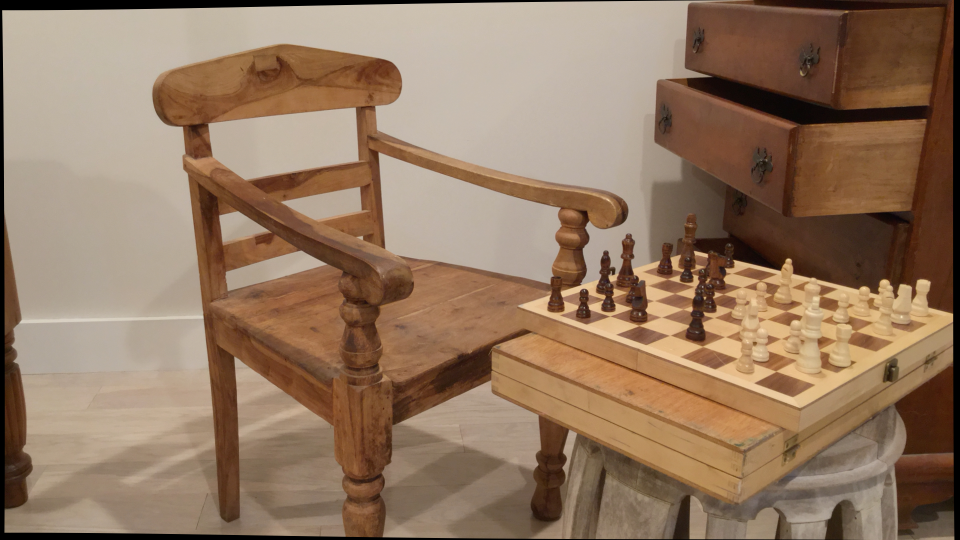
#> input picture im0.png, 1920 x 1080 px (shown at 1/2 size)
$ python 18_stereo_disparity.py
#> lines starting #> are read from the running program, lines starting #| are printed output that depends on the picture
import cv2
import numpy as np

# Par estéreo rectificado, mismo tamaño
left_image = cv2.imread("im0.png", cv2.IMREAD_GRAYSCALE)
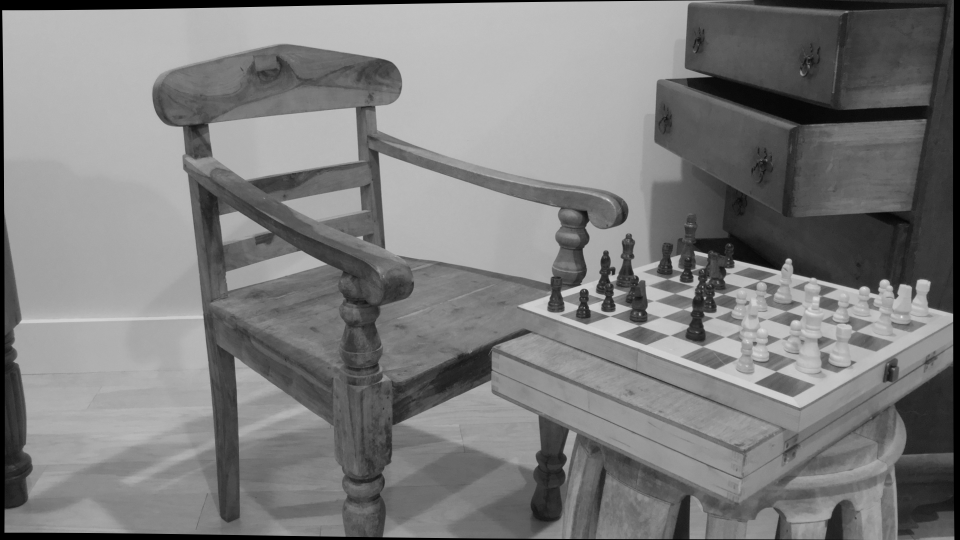
#> left_image: shape (1080, 1920) (shown at 1/2 size); min 0, max 234, mean 124.9
right_image = cv2.imread("im1.png", cv2.IMREAD_GRAYSCALE)
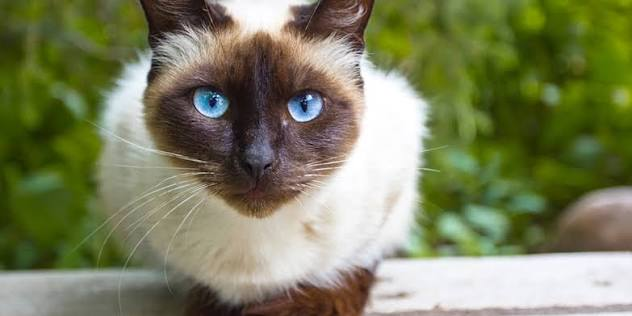
#> input picture cat.jpg, 632 x 316 px, given in place of im1.png, which was not available
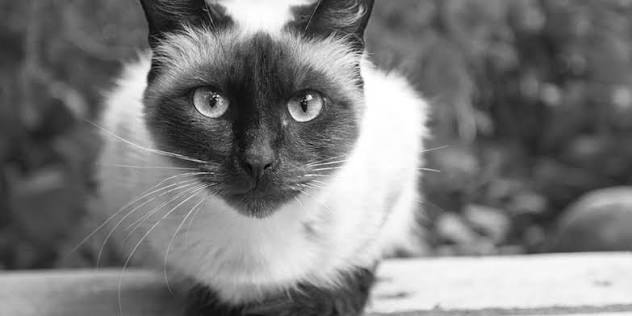
#> right_image: shape (316, 632); min 0, max 255, mean 123.2

assert left_image is not None and right_image is not None, "Revisa las rutas"


minDisparity = 0
numDisparities = 16 * 6  # múltiplo de 16
blockSize = 5
uniquenessRatio = 10
speckleRange = 32
speckleWindowSize = 100
disp12MaxDiff = 1

P1 = 8 * 1 * blockSize**2  # 1 canal, porque la imagen es en gris
P2 = 32 * 1 * blockSize**2

stereo = cv2.StereoSGBM_create(
    minDisparity=minDisparity,
    numDisparities=numDisparities,
    blockSize=blockSize,
    uniquenessRatio=uniquenessRatio,
    speckleRange=speckleRange,
    speckleWindowSize=speckleWindowSize,
    disp12MaxDiff=disp12MaxDiff,
    P1=P1,
    P2=P2,
)


#> (the run stopped early here; a loop or call above may not have finished)
